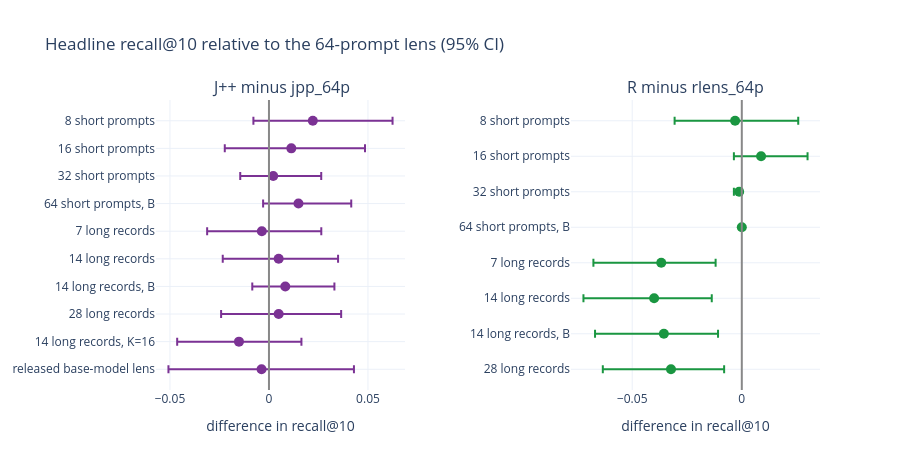

Notebook source saved alongside this figure:
### Markdown cell above
## 4. Fit-data experiments (Gemma-it)
Headline recall@10 of every fitted variant minus the 64-prompt lens of the same kind, with 95% paired item-bootstrap
CIs (items resampled within eval). "B" rows are second fits of the same recipe on different WikiText (fit-to-fit
noise). Short = 128-token prompts; long = 512-token records of at least 3,000 characters.

### Code cell
VARIANTS = [  # (kind, label, ranks file, lens)
    ("J++", "8 short prompts", "eval_v1", "jpp_08p"), ("J++", "16 short prompts", "eval_v1", "jpp_16p"),
    ("J++", "32 short prompts", "eval_v1", "jpp_32p"), ("J++", "64 short prompts, B", "eval_rep_short_v1", "jpp_64p_b"),
    ("J++", "7 long records", "eval_long_v1", "jpp_long_k8_07p"), ("J++", "14 long records", "eval_long_v1", "jpp_long_k8_14p"),
    ("J++", "14 long records, B", "eval_rep_long_v1", "jpp_long_b_k8_14p"),
    ("J++", "28 long records", "eval_rep_long_v1", "jpp_long_k8_28p"),
    ("J++", "14 long records, K=16", "eval_long_v1", "jpp_long_k16_14p"),
    ("J++", "released base-model lens", "eval_transfer_v1", "jpp_base"),
    ("R", "8 short prompts", "eval_v1", "rlens_08p"), ("R", "16 short prompts", "eval_v1", "rlens_16p"),
    ("R", "32 short prompts", "eval_v1", "rlens_32p"), ("R", "64 short prompts, B", "eval_rep_short_v1", "rlens_64p_b"),
    ("R", "7 long records", "eval_long_v1", "rlens_long_07p"), ("R", "14 long records", "eval_long_v1", "rlens_long_14p"),
    ("R", "14 long records, B", "eval_rep_long_v1", "rlens_long_b_14p"),
    ("R", "28 long records", "eval_rep_long_v1", "rlens_long_28p"),
]
REFERENCE = {"J++": "jpp_64p", "R": "rlens_64p"}


def paired_macro_difference(ranks: pd.DataFrame, lens: str, reference: str, resamples: int = 2000,
                            seed: int = 0) -> tuple[float, float, float]:
    """Macro headline recall@10 of lens minus reference, and its 95% CI from resampling items within eval."""
    hits = item_hits(ranks[ranks["lens"].isin([lens, reference])]).unstack("lens")
    diff = {e: (hits.loc[e, lens] - hits.loc[e, reference]).to_numpy() for e in EVALS}
    rng = np.random.default_rng(seed)
    draws = [np.mean([rng.choice(v, len(v)).mean() for v in diff.values()]) for _ in range(resamples)]
    return float(np.mean([v.mean() for v in diff.values()])), *np.percentile(draws, [2.5, 97.5])


rows = []
ranks_by_source = {source: pd.read_csv(RESULTS / source / "ranks.csv") for source in {v[2] for v in VARIANTS}}
for kind, label, source, lens in VARIANTS:
    d, lo, hi = paired_macro_difference(ranks_by_source[source], lens, REFERENCE[kind])
    rows.append({"kind": kind, "variant": label, "lens": lens, "diff": d, "lo": lo, "hi": hi})
variants = pd.DataFrame(rows)

fig = make_subplots(rows=1, cols=2, subplot_titles=["J++ minus jpp_64p", "R minus rlens_64p"], shared_xaxes=True,
                    horizontal_spacing=0.25)
for col, kind in enumerate(["J++", "R"], start=1):
    part = variants[variants["kind"] == kind].iloc[::-1]
    fig.add_scatter(x=part["diff"], y=part["variant"], mode="markers", marker=dict(size=10, color=COLOURS[kind]),
                    error_x=dict(type="data", symmetric=False, array=part["hi"] - part["diff"],
                                 arrayminus=part["diff"] - part["lo"], color=COLOURS[kind]),
                    customdata=part[["lo", "hi", "lens"]], showlegend=False, row=1, col=col,
                    hovertemplate="%{customdata[2]}: %{x:+.3f} [%{customdata[0]:+.3f}, %{customdata[1]:+.3f}]<extra></extra>")
    fig.add_vline(x=0, line_color="#888888", row=1, col=col)
fig.update_layout(height=470, title="Headline recall@10 relative to the 64-prompt lens (95% CI)")
fig.update_xaxes(title="difference in recall@10", zeroline=False)
fig.show()

### Figure 1 — Plotly figure (JSON) as saved in the notebook; plotly's stock layout.template omitted (floating-point values rounded to 4 significant figures)
{"data": [{"customdata": [[-0.05076, 0.04291, "jpp_base"], [-0.04636, 0.01639, "jpp_long_k16_14p"], [-0.02417, 0.03645, "jpp_long_k8_28p"], [-0.008427, 0.03305, "jpp_long_b_k8_14p"], [-0.02335, 0.0349, "jpp_long_k8_14p"], [-0.03122, 0.02642, "jpp_long_k8_07p"], [-0.002961, 0.04155, "jpp_64p_b"], [-0.01451, 0.02639, "jpp_32p"], [-0.02232, 0.0485, "jpp_16p"], [-0.007856, 0.06241, "jpp_08p"]], "error_x": {"array": [0.04666, 0.03155, 0.03156, 0.02481, 0.03, 0.03003, 0.02665, 0.02425, 0.03721, 0.04027], "arrayminus": [0.04702, 0.0312, 0.02907, 0.01667, 0.02824, 0.02762, 0.01786, 0.01665, 0.03361, 0.03], "color": "#7b3294", "symmetric": false, "type": "data"}, "hovertemplate": "%{customdata[2]}: %{x:+.3f} [%{customdata[0]:+.3f}, %{customdata[1]:+.3f}]<extra></extra>", "marker": {"color": "#7b3294", "size": 10}, "mode": "markers", "showlegend": false, "type": "scatter", "x": [-0.003748, -0.01516, 0.004896, 0.008241, 0.004896, -0.003606, 0.0149, 0.002144, 0.01129, 0.02214], "xaxis": "x", "y": ["released base-model lens", "14 long records, K=16", "28 long records", "14 long records, B", "14 long records", "7 long records", "64 short prompts, B", "32 short prompts", "16 short prompts", "8 short prompts"], "yaxis": "y"}, {"customdata": [[-0.06341, -0.008054, "rlens_long_28p"], [-0.06696, -0.01084, "rlens_long_b_14p"], [-0.07224, -0.01371, "rlens_long_14p"], [-0.0677, -0.01194, "rlens_long_07p"], [0.0, 0.0, "rlens_64p_b"], [-0.003606, 0.0, "rlens_32p"], [-0.003606, 0.03, "rlens_16p"], [-0.03065, 0.02575, "rlens_08p"]], "error_x": {"array": [0.02425, 0.02471, 0.0263, 0.02481, 0.0, 0.001202, 0.0212, 0.0288], "arrayminus": [0.03111, 0.0314, 0.03224, 0.03095, 0.0, 0.002404, 0.0124, 0.0276], "color": "#1a9641", "symmetric": false, "type": "data"}, "hovertemplate": "%{customdata[2]}: %{x:+.3f} [%{customdata[0]:+.3f}, %{customdata[1]:+.3f}]<extra></extra>", "marker": {"color": "#1a9641", "size": 10}, "mode": "markers", "showlegend": false, "type": "scatter", "x": [-0.03231, -0.03555, -0.04, -0.03675, 0.0, -0.001202, 0.008798, -0.003049], "xaxis": "x2", "y": ["28 long records", "14 long records, B", "14 long records", "7 long records", "64 short prompts, B", "32 short prompts", "16 short prompts", "8 short prompts"], "yaxis": "y2"}], "layout": {"annotations": [{"font": {"size": 16}, "showarrow": false, "text": "J++ minus jpp_64p", "x": 0.1875, "xanchor": "center", "xref": "paper", "y": 1.0, "yanchor": "bottom", "yref": "paper"}, {"font": {"size": 16}, "showarrow": false, "text": "R minus rlens_64p", "x": 0.8125, "xanchor": "center", "xref": "paper", "y": 1.0, "yanchor": "bottom", "yref": "paper"}], "height": 470, "shapes": [{"line": {"color": "#888888"}, "type": "line", "x0": 0, "x1": 0, "xref": "x", "y0": 0, "y1": 1, "yref": "y domain"}, {"line": {"color": "#888888"}, "type": "line", "x0": 0, "x1": 0, "xref": "x2", "y0": 0, "y1": 1, "yref": "y2 domain"}], "title": {"text": "Headline recall@10 relative to the 64-prompt lens (95% CI)"}, "xaxis": {"anchor": "y", "domain": [0.0, 0.375], "title": {"text": "difference in recall@10"}, "zeroline": false}, "xaxis2": {"anchor": "y2", "domain": [0.625, 1.0], "title": {"text": "difference in recall@10"}, "zeroline": false}, "yaxis": {"anchor": "x", "domain": [0.0, 1.0]}, "yaxis2": {"anchor": "x2", "domain": [0.0, 1.0]}}}
